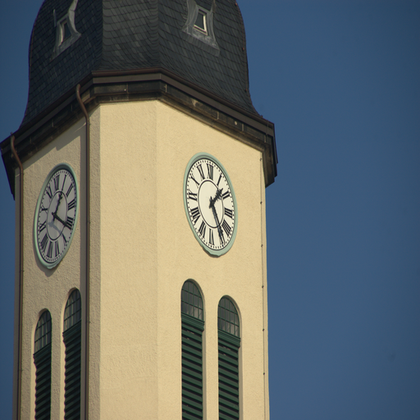
%> input picture Color Image Steganalysis/CodeAndImages/Tower.bmp, 420 x 420 px, shrunk from 512 x 512 before the run
$ octave Task_2.m   (GNU Octave 9; MATLAB toolbox functions it lacks are replaced by stand-ins)
%> lines starting %> are read from the running program, lines starting %| are printed output that depends on the picture
close all
clear all

% Load the cover image and convert it to grayscale
I = imread('Tower.bmp');
%> I is the input picture: size 420x420x3 uint8; mean R, G, B 99.5, 106.1, 105.4
G = rgb2gray(I);
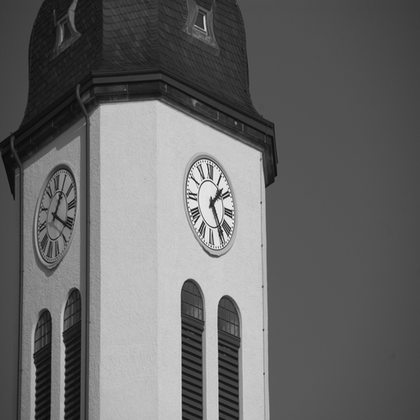
%> G: size 420x420 uint8; min 8, max 252, mean 104
[rows, cols] = size(G);
%> rows = 420; cols = 420

%-------------------------------------------------------------------------%
% 1. EMBED A SECRET MESSAGE INTO THE LSB PLANE                            %
%-------------------------------------------------------------------------%

% We want to embed this message in the LSB plane
planes = zeros(rows,cols,8);
for i=1:8
    planes(:,:,i) = bitget(G,i);
end
LSBplane = bitget(G,1);
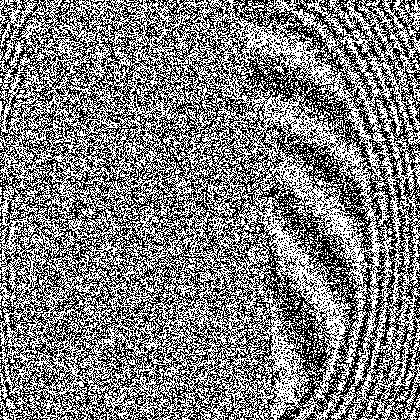
%> LSBplane: size 420x420 logical; 50% white in thin lines or dots

% Embed a message of length L
text_message = repmat('Help me ' , [1,100]) ;
%> (the run ends here)

$ run again, with Color Image Steganalysis/CodeAndImages/Lake.bmp copied over Color Image Steganalysis/CodeAndImages/Tower.bmp
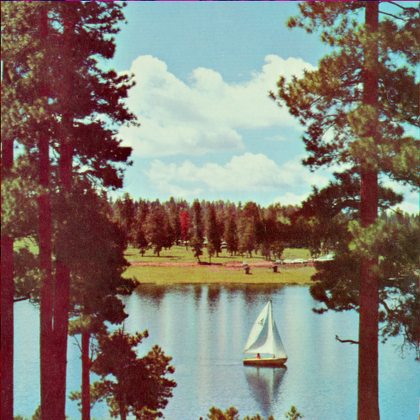
%> input picture Color Image Steganalysis/CodeAndImages/Lake.bmp, 420 x 420 px, shrunk from 512 x 512 before the run
%> I is the input picture: size 420x420x3 uint8; mean R, G, B 131, 124.3, 114.9
%> `G = rgb2gray(I);`:
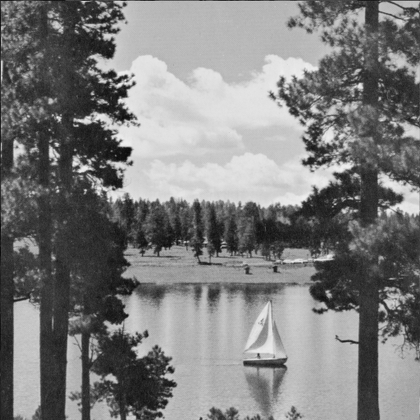
%> G: size 420x420 uint8; min 10, max 243, mean 125.2
%> `LSBplane = bitget(G,1);`:
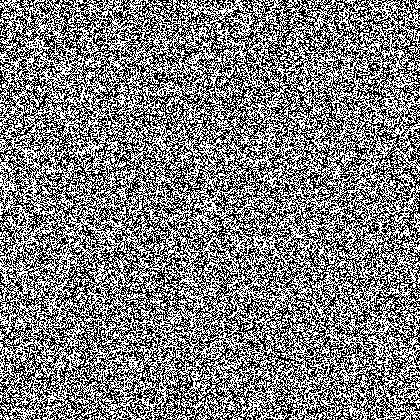
%> LSBplane: size 420x420 logical; 50% white in thin lines or dots
